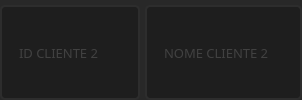
              <widget class="QFrame" name="cli2frame">
               <property name="sizePolicy">
                <sizepolicy hsizetype="Minimum" vsizetype="Minimum">
                 <horstretch>0</horstretch>
                 <verstretch>0</verstretch>
                </sizepolicy>
               </property>
               <property name="maximumSize">
                <size>
                 <width>16777215</width>
                 <height>16777215</height>
                </size>
               </property>
               <property name="styleSheet">
                <string notr="true">background-color: rgb(40, 40, 40);
border-radius: 10px;
color:rgb(200, 200, 255);</string>
               </property>
               <property name="frameShape">
                <enum>QFrame::StyledPanel</enum>
               </property>
               <property name="frameShadow">
                <enum>QFrame::Raised</enum>
               </property>
               <layout class="QHBoxLayout" name="horizontalLayout_16">
                <property name="spacing">
                 <number>5</number>
                </property>
                <property name="leftMargin">
                 <number>0</number>
                </property>
                <property name="topMargin">
                 <number>5</number>
                </property>
                <property name="rightMargin">
                 <number>0</number>
                </property>
                <property name="bottomMargin">
                 <number>0</number>
                </property>
                <item>
                 <widget class="QFrame" name="frame_47">
                  <property name="sizePolicy">
                   <sizepolicy hsizetype="Minimum" vsizetype="Minimum">
                    <horstretch>0</horstretch>
                    <verstretch>0</verstretch>
                   </sizepolicy>
                  </property>
                  <property name="maximumSize">
                   <size>
                    <width>140</width>
                    <height>16777215</height>
                   </size>
                  </property>
                  <property name="frameShape">
                   <enum>QFrame::StyledPanel</enum>
                  </property>
                  <property name="frameShadow">
                   <enum>QFrame::Raised</enum>
                  </property>
                  <layout class="QHBoxLayout" name="horizontalLayout_43">
                   <property name="spacing">
                    <number>0</number>
                   </property>
                   <property name="leftMargin">
                    <number>0</number>
                   </property>
                   <property name="topMargin">
                    <number>0</number>
                   </property>
                   <property name="rightMargin">
                    <number>0</number>
                   </property>
                   <property name="bottomMargin">
                    <number>0</number>
                   </property>
                   <item>
                    <widget class="QLineEdit" name="txt_idcli2">
                     <property name="sizePolicy">
                      <sizepolicy hsizetype="Expanding" vsizetype="Expanding">
                       <horstretch>0</horstretch>
                       <verstretch>0</verstretch>
                      </sizepolicy>
                     </property>
                     <property name="font">
                      <font>
                       <family>Quicksand</family>
                       <pointsize>10</pointsize>
                      </font>
                     </property>
                     <property name="styleSheet">
                      <string notr="true">QLineEdit{
	border: 2px solid rgb(45, 45, 45);
	border-radius: 5px;
	padding: 15px;
	background-color: rgb(30, 30, 30);
	color: rgb(100, 100, 100);
}
QLineEdit:hover{
	border: 2px solid rgb(55, 55, 55);
}
QLineEdit:focus{
	border: 2px solid rgb(255, 207, 0);
	color: rgb(200, 200, 200);
}</string>
                     </property>
                     <property name="maxLength">
                      <number>32</number>
                     </property>
                     <property name="placeholderText">
                      <string>ID CLIENTE 2</string>
                     </property>
                    </widget>
                   </item>
                  </layout>
                 </widget>
                </item>
                <item>
                 <widget class="QFrame" name="frame_48">
                  <property name="sizePolicy">
                   <sizepolicy hsizetype="Minimum" vsizetype="Minimum">
                    <horstretch>0</horstretch>
                    <verstretch>0</verstretch>
                   </sizepolicy>
                  </property>
                  <property name="frameShape">
                   <enum>QFrame::StyledPanel</enum>
                  </property>
                  <property name="frameShadow">
                   <enum>QFrame::Raised</enum>
                  </property>
                  <layout class="QHBoxLayout" name="horizontalLayout_42">
                   <property name="spacing">
                    <number>0</number>
                   </property>
                   <property name="leftMargin">
                    <number>0</number>
                   </property>
                   <property name="topMargin">
                    <number>0</number>
                   </property>
                   <property name="rightMargin">
                    <number>0</number>
                   </property>
                   <property name="bottomMargin">
                    <number>0</number>
                   </property>
                   <item>
                    <widget class="QLineEdit" name="txt_nome2">
                     <property name="sizePolicy">
                      <sizepolicy hsizetype="Expanding" vsizetype="Expanding">
                       <horstretch>0</horstretch>
                       <verstretch>0</verstretch>
                      </sizepolicy>
                     </property>
                     <property name="font">
                      <font>
                       <family>Quicksand</family>
                       <pointsize>10</pointsize>
                      </font>
                     </property>
                     <property name="styleSheet">
                      <string notr="true">QLineEdit{
	border: 2px solid rgb(45, 45, 45);
	border-radius: 5px;
	padding: 15px;
	background-color: rgb(30, 30, 30);
	color: rgb(100, 100, 100);
}
QLineEdit:hover{
	border: 2px solid rgb(55, 55, 55);
}
QLineEdit:focus{
	border: 2px solid rgb(255, 207, 0);
	color: rgb(200, 200, 200);
}</string>
                     </property>
                     <property name="maxLength">
                      <number>32</number>
                     </property>
                     <property name="placeholderText">
                      <string>NOME CLIENTE 2</string>
                     </property>
                    </widget>
                   </item>
                  </layout>
                 </widget>
                </item>
               </layout>
              </widget>
